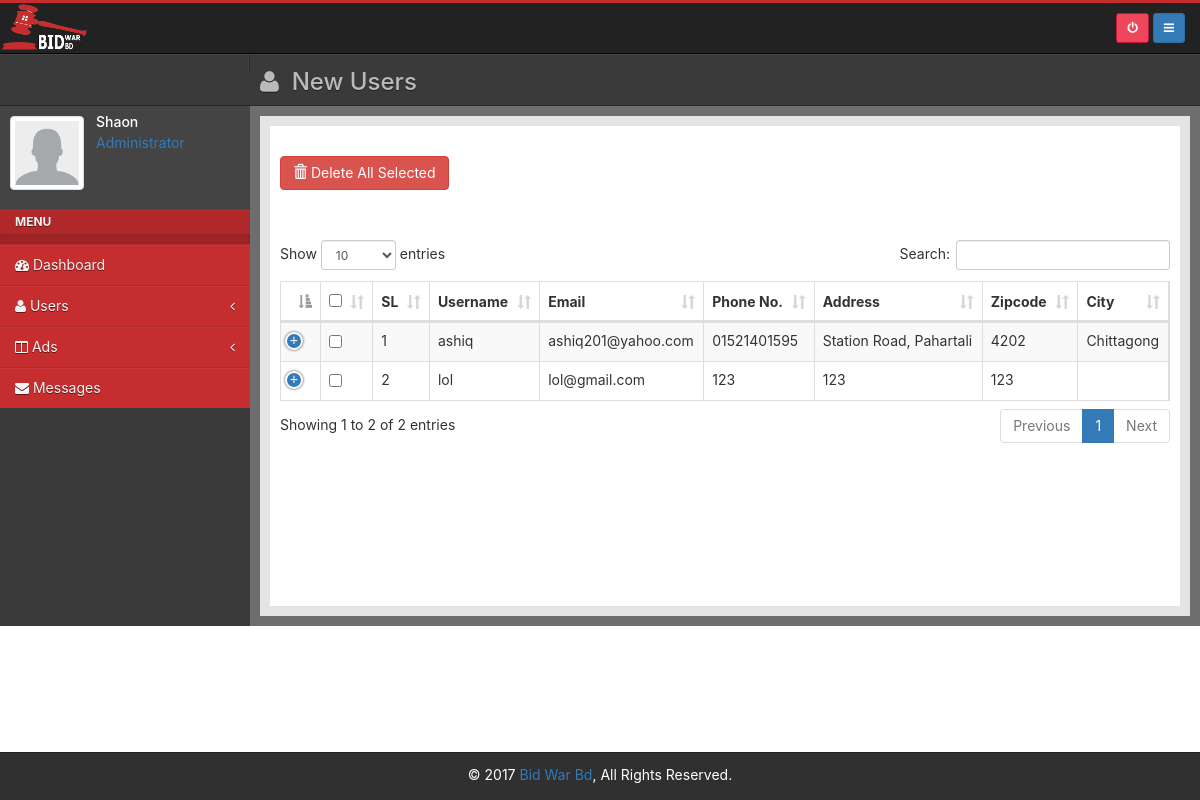
Page /admin/new-users.php (signed in) on the committed database.
### tables this page shows
CREATE TABLE IF NOT EXISTS `users` (
`id` int(11) NOT NULL,
  `name` varchar(50) NOT NULL,
  `email` varchar(30) NOT NULL,
  `password` varchar(50) NOT NULL,
  `mobile` varchar(20) NOT NULL,
  `district` varchar(50) NOT NULL,
  `address` varchar(50) NOT NULL,
  `city` varchar(30) NOT NULL,
  `zipcode` varchar(30) NOT NULL,
  `image` varchar(500) NOT NULL,
  `amount` int(30) NOT NULL,
  `ban` varchar(20) DEFAULT NULL,
  `approved` varchar(15) DEFAULT NULL,
  `transaction_id` varchar(500) NOT NULL,
  `user_cash` int(11) NOT NULL,
  `trans_approved` varchar(11) DEFAULT NULL
);

### BidWarBd/User.php (called while the page is built, shortened)
<?php
class User
{
    public $conn;
    public function __construct()
    {
        $this->conn = mysqli_connect("localhost", "root", "", "bidwarbd");
    }
    function newUsers()
    {
        $allNewUserData = array();
        $sql = "SELECT * FROM `users` where approved is null and ban is null";
        $result = mysqli_query($this->conn, $sql);
        while ($row = mysqli_fetch_object($result))
            $allNewUserData[] = $row;
        return $allNewUserData;
    }
}

### admin/new-users.php (the view, shortened to what this page needs)
<?php
include 'inc/header.php';
$user = new User();
$getAllNewUsers = $user->newUsers();
?>
    <div class="main-bar">
        <h3>
            <i class="fa fa-user"></i>&nbsp; New Users
        </h3>
    </div>
<?php include 'inc/sidebar.php'; ?>
    <div id="content">
        <div class="outer">
            <div class="inner bg-light lter">
                <div class="row">
                    <form action="deleteSelected.php" method="post">
                        <div class="col-md-12" style="margin:30px auto 0 auto;">
                            <button type="submit" class="btn btn-danger"><span
                                    class="glyphicon glyphicon-trash"></span> Delete All Selected
                            </button>
                        </div>
                        <div class="col-md-12" style="margin-top:50px;margin-bottom: 50px;">
                            <table id="example" class="table table-striped table-bordered dt-responsive nowrap"
                                   cellspacing="0"
                                   width="100%">
                                <thead>
                                <tr>
                                    <th><input hidden type="text" name="new_user" value="1"></th>
                                    <th><input type="checkbox" id="checkall"/></th>
                                    <th>SL</th>
                                    <th>Username</th>
                                    <th>Email</th>
                                    <th>Phone No.</th>
                                    <th>Address</th>
                                    <th>Zipcode</th>
                                    <th>City</th>
                                </tr>
                                </thead>
                                <tbody>
                                <?php
                                $serialNumber = 1;
                                foreach ($getAllNewUsers as $user) {
                                    ?>
                                    <tr>
                                        <td></td>
                                        <td><input type="checkbox" name="mark[]" value="<?php echo $user->id ?>"
                                                   class="checkthis"/></td>
                                        <td><?php echo $serialNumber++ ?></td>
                                        <td><?php echo $user->name ?></td>
                                        <td><?php echo $user->email ?></td>
                                        <td><?php echo $user->mobile ?></td>
                                        <td><?php echo $user->address ?></td>
                                        <td><?php echo $user->zipcode ?></td>
                                        <td><?php echo $user->city ?></td>
                                    </tr>
                                    <?php
                                }
                                ?>
                                </tbody>
                            </table>
                        </div>
                    </form>
                </div>
            </div>
        </div>
    </div>
<?php include 'inc/footer.php'; ?>

### admin/assets/css/main.css (style rules this page uses)
body { font-family: -apple-system, system-ui, BlinkMacSystemFont, "Segoe UI", Roboto, "Helvetica Neue", Arial, sans-serif; }
html { position: relative; min-height: 100%; }
body { margin-bottom: 48px; }
@media (min-width: 768px) { #content { transition: all 0.3s ease-in-out; overflow: hidden; } }
.head .main-bar { padding: 10px; }
.head .main-bar h3 { margin-top: 0; margin-bottom: 0; color: #bababa; }
@media (min-width: 768px) { .head .main-bar h3 { margin-top: 5px; } }
@media (min-width: 768px) { .main-bar { display: block; overflow: hidden; } }
#content { transition: width 0.4s; }
.outer { padding: 10px; background-color: #6e6e6e; }
.outer:before, .outer:after { content: " "; display: table; }
.outer:after { clear: both; }
.inner { position: relative; min-height: 1px; padding-right: 10px; padding-left: 10px; background: #fff; border: 10px solid #e4e4e4; }
@media (min-width: 768px) { .inner { float: left; width: 100%; } }
.bg-light { background-color: #eee; color: #333 !important; }
.bg-light.lter, .bg-light > .lter { background-color: #ffffff !important; min-height: 500px; }

### rows in the picture
users: name "ashiq", email "ashiq201@yahoo.com", mobile "01521401595", address "Station Road, Pahartali", zipcode "4202", city "Chittagong"
users: name "lol", email "lol@gmail.com", mobile "123", address "123", zipcode "123"
